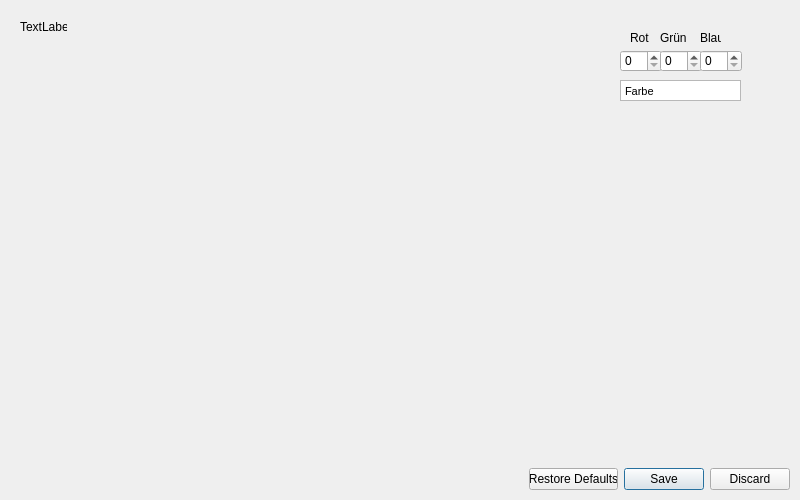
<?xml version="1.0" encoding="UTF-8"?>
<ui version="4.0">
 <class>settings</class>
 <widget class="QWidget" name="settings">
  <property name="geometry">
   <rect>
    <x>0</x>
    <y>0</y>
    <width>800</width>
    <height>500</height>
   </rect>
  </property>
  <property name="sizePolicy">
   <sizepolicy hsizetype="Fixed" vsizetype="Fixed">
    <horstretch>0</horstretch>
    <verstretch>0</verstretch>
   </sizepolicy>
  </property>
  <property name="minimumSize">
   <size>
    <width>800</width>
    <height>500</height>
   </size>
  </property>
  <property name="maximumSize">
   <size>
    <width>800</width>
    <height>500</height>
   </size>
  </property>
  <property name="mouseTracking">
   <bool>true</bool>
  </property>
  <property name="acceptDrops">
   <bool>false</bool>
  </property>
  <property name="windowTitle">
   <string>Settings</string>
  </property>
  <widget class="QDialogButtonBox" name="buttonBox">
   <property name="geometry">
    <rect>
     <x>529</x>
     <y>460</y>
     <width>261</width>
     <height>39</height>
    </rect>
   </property>
   <property name="standardButtons">
    <set>QDialogButtonBox::Discard|QDialogButtonBox::RestoreDefaults|QDialogButtonBox::Save</set>
   </property>
  </widget>
  <widget class="QLabel" name="label_red">
   <property name="geometry">
    <rect>
     <x>630</x>
     <y>30</y>
     <width>21</width>
     <height>16</height>
    </rect>
   </property>
   <property name="text">
    <string>Rot</string>
   </property>
  </widget>
  <widget class="QLabel" name="label_green">
   <property name="geometry">
    <rect>
     <x>660</x>
     <y>30</y>
     <width>31</width>
     <height>16</height>
    </rect>
   </property>
   <property name="text">
    <string>Grün</string>
   </property>
  </widget>
  <widget class="QLabel" name="label_blue">
   <property name="geometry">
    <rect>
     <x>700</x>
     <y>30</y>
     <width>21</width>
     <height>16</height>
    </rect>
   </property>
   <property name="text">
    <string>Blau</string>
   </property>
  </widget>
  <widget class="QSpinBox" name="value_red">
   <property name="geometry">
    <rect>
     <x>620</x>
     <y>50</y>
     <width>42</width>
     <height>22</height>
    </rect>
   </property>
   <property name="maximum">
    <number>255</number>
   </property>
  </widget>
  <widget class="QSpinBox" name="value_green">
   <property name="geometry">
    <rect>
     <x>660</x>
     <y>50</y>
     <width>42</width>
     <height>22</height>
    </rect>
   </property>
   <property name="maximum">
    <number>255</number>
   </property>
  </widget>
  <widget class="QSpinBox" name="value_blue">
   <property name="geometry">
    <rect>
     <x>700</x>
     <y>50</y>
     <width>42</width>
     <height>22</height>
    </rect>
   </property>
   <property name="maximum">
    <number>255</number>
   </property>
  </widget>
  <widget class="QTextEdit" name="textEdit">
   <property name="geometry">
    <rect>
     <x>620</x>
     <y>80</y>
     <width>121</width>
     <height>21</height>
    </rect>
   </property>
   <property name="verticalScrollBarPolicy">
    <enum>Qt::ScrollBarAlwaysOff</enum>
   </property>
   <property name="html">
    <string>&lt;!DOCTYPE HTML PUBLIC &quot;-//W3C//DTD HTML 4.0//EN&quot; &quot;http://www.w3.org/TR/REC-html40/strict.dtd&quot;&gt;
&lt;html&gt;&lt;head&gt;&lt;meta name=&quot;qrichtext&quot; content=&quot;1&quot; /&gt;&lt;style type=&quot;text/css&quot;&gt;
p, li { white-space: pre-wrap; }
&lt;/style&gt;&lt;/head&gt;&lt;body style=&quot; font-family:'MS Shell Dlg 2'; font-size:8.25pt; font-weight:400; font-style:normal;&quot;&gt;
&lt;p style=&quot; margin-top:0px; margin-bottom:0px; margin-left:0px; margin-right:0px; -qt-block-indent:0; text-indent:0px;&quot;&gt;Farbe&lt;/p&gt;&lt;/body&gt;&lt;/html&gt;</string>
   </property>
  </widget>
  <widget class="QLabel" name="labe_search_title">
   <property name="geometry">
    <rect>
     <x>20</x>
     <y>20</y>
     <width>47</width>
     <height>13</height>
    </rect>
   </property>
   <property name="text">
    <string>TextLabel</string>
   </property>
  </widget>
 </widget>
 <resources/>
 <connections/>
</ui>
